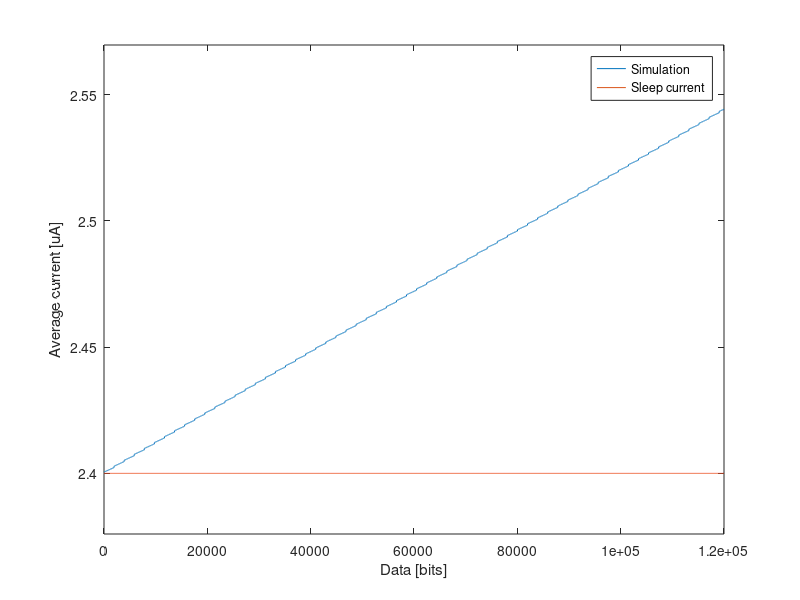

This chart was generated by the following MATLAB code:
% Author: Giuseppe Gianfranceschi
% Simulation to determine the impact of payload size on the average current
% of a BLE module
%
clear all
%% Module specs
PHY_speed = 2E+6; %bps
I_TX = 6.7E-3; %Ampere
I_RX = 7.1E-3; %Ampere
I_switch = 3.5E-3; %Ampere
I_sleep = 2.4E-6; %Ampere

%% Data to be sent
Min_bits = 8;
Bit_incr = 8;
Max_bits = 120000;
Data = [Min_bits:Bit_incr:Max_bits]; %in Bits

%% Total time before another transmission
T_total = 60*60; % in seconds

%% Setting data length extension
DLE = true; %Data length extension
if DLE
    LL_packet = 265; %Bytes
else
    LL_packet = 41; %Bytes
end

%% Size of payload and acknownledgment package
Ack_packet = 10; %Bytes
Overhead = 14; %Bytes
Headers = 3 + 4; %Bytes
Payload = LL_packet - Overhead - Headers;

%% Caculate operation times
T_TX = ((LL_packet*8)/PHY_speed);
T_RX = ((Ack_packet*8)/PHY_speed);
T_IFS = 150E-6; %Seconds

T_packet = 2*T_IFS + T_TX + T_RX; %Total time it takes for a FULL payload to be transmitted and receive an acknowlegement
I_packet = (2*T_IFS*I_switch + T_TX*I_TX + T_RX*I_RX)/T_packet; % Average current per FULL packet

%% Determine amount of full packets to be sent
N_packets = floor((Data/8)/Payload); % Number of full packets to be sent
T_data = T_packet * N_packets; % Time it takes to transmit full packets

%% Last packet calculations
Rem_data = mod((Data/8),Payload);
T_rem_data = 2*T_IFS + T_RX + (((Rem_data+Overhead+Headers)*8)./PHY_speed);
I_rem_data = (2*T_IFS*I_switch + (((Rem_data+Overhead+Headers)*8)./PHY_speed)*I_TX + T_RX*I_RX)./T_rem_data;

%% Determine total average current within T_total
I_avg = (((T_total - T_data - T_rem_data) * I_sleep) + T_data*I_packet + T_rem_data.*I_rem_data)/T_total;
line = ones(1,length(Data)) * I_sleep; % Reference line for data=0 (sleep mode)

%% Plot results
plot(Data, I_avg*1e6);
hold on;
plot(Data, line*1e6);
xlabel('Data [bits]');
ylabel('Average current [uA]');
legend('Simulation','Sleep current');
y_spacing = 0.01;
ylim([(1-y_spacing)*I_sleep*1e6, (1+y_spacing)*I_avg(end)*1e6]);
